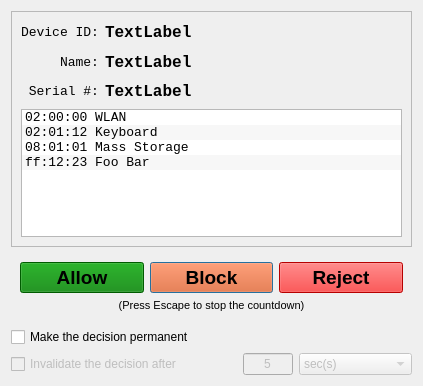
<?xml version="1.0" encoding="UTF-8"?>
<ui version="4.0">
 <class>DeviceDialog</class>
 <widget class="QDialog" name="DeviceDialog">
  <property name="geometry">
   <rect>
    <x>0</x>
    <y>0</y>
    <width>423</width>
    <height>386</height>
   </rect>
  </property>
  <property name="minimumSize">
   <size>
    <width>300</width>
    <height>300</height>
   </size>
  </property>
  <property name="windowTitle">
   <string>USBGuard Device Dialog</string>
  </property>
  <layout class="QGridLayout" name="gridLayout">
   <item row="0" column="0" colspan="4">
    <widget class="QFrame" name="frame">
     <property name="sizePolicy">
      <sizepolicy hsizetype="Expanding" vsizetype="MinimumExpanding">
       <horstretch>0</horstretch>
       <verstretch>0</verstretch>
      </sizepolicy>
     </property>
     <property name="font">
      <font>
       <family>Monospace</family>
       <pointsize>12</pointsize>
      </font>
     </property>
     <property name="frameShape">
      <enum>QFrame::StyledPanel</enum>
     </property>
     <property name="frameShadow">
      <enum>QFrame::Raised</enum>
     </property>
     <layout class="QGridLayout" name="gridLayout_3">
      <item row="1" column="0">
       <widget class="QLabel" name="label">
        <property name="font">
         <font>
          <pointsize>10</pointsize>
         </font>
        </property>
        <property name="text">
         <string>Name:</string>
        </property>
        <property name="alignment">
         <set>Qt::AlignRight|Qt::AlignTrailing|Qt::AlignVCenter</set>
        </property>
       </widget>
      </item>
      <item row="1" column="2">
       <spacer name="horizontalSpacer">
        <property name="orientation">
         <enum>Qt::Horizontal</enum>
        </property>
        <property name="sizeHint" stdset="0">
         <size>
          <width>40</width>
          <height>20</height>
         </size>
        </property>
       </spacer>
      </item>
      <item row="1" column="1">
       <widget class="QLabel" name="name_label">
        <property name="font">
         <font>
          <weight>75</weight>
          <bold>true</bold>
         </font>
        </property>
        <property name="text">
         <string>TextLabel</string>
        </property>
       </widget>
      </item>
      <item row="0" column="0">
       <widget class="QLabel" name="label_2">
        <property name="font">
         <font>
          <pointsize>10</pointsize>
         </font>
        </property>
        <property name="text">
         <string>Device ID:</string>
        </property>
        <property name="alignment">
         <set>Qt::AlignRight|Qt::AlignTrailing|Qt::AlignVCenter</set>
        </property>
       </widget>
      </item>
      <item row="2" column="0">
       <widget class="QLabel" name="label_3">
        <property name="font">
         <font>
          <pointsize>10</pointsize>
         </font>
        </property>
        <property name="text">
         <string>Serial #:</string>
        </property>
        <property name="alignment">
         <set>Qt::AlignRight|Qt::AlignTrailing|Qt::AlignVCenter</set>
        </property>
       </widget>
      </item>
      <item row="2" column="1">
       <widget class="QLabel" name="serial_label">
        <property name="font">
         <font>
          <weight>75</weight>
          <bold>true</bold>
         </font>
        </property>
        <property name="text">
         <string>TextLabel</string>
        </property>
       </widget>
      </item>
      <item row="0" column="1">
       <widget class="QLabel" name="deviceid_label">
        <property name="font">
         <font>
          <weight>75</weight>
          <bold>true</bold>
         </font>
        </property>
        <property name="text">
         <string>TextLabel</string>
        </property>
       </widget>
      </item>
      <item row="3" column="0" colspan="3">
       <widget class="QListWidget" name="interface_list">
        <property name="sizePolicy">
         <sizepolicy hsizetype="Expanding" vsizetype="Minimum">
          <horstretch>0</horstretch>
          <verstretch>0</verstretch>
         </sizepolicy>
        </property>
        <property name="maximumSize">
         <size>
          <width>16777215</width>
          <height>128</height>
         </size>
        </property>
        <property name="font">
         <font>
          <pointsize>10</pointsize>
         </font>
        </property>
        <property name="frameShape">
         <enum>QFrame::StyledPanel</enum>
        </property>
        <property name="editTriggers">
         <set>QAbstractItemView::DoubleClicked</set>
        </property>
        <property name="showDropIndicator" stdset="0">
         <bool>false</bool>
        </property>
        <property name="alternatingRowColors">
         <bool>true</bool>
        </property>
        <item>
         <property name="text">
          <string>02:00:00 WLAN</string>
         </property>
        </item>
        <item>
         <property name="text">
          <string>02:01:12 Keyboard</string>
         </property>
        </item>
        <item>
         <property name="text">
          <string>08:01:01 Mass Storage</string>
         </property>
        </item>
        <item>
         <property name="text">
          <string>ff:12:23 Foo Bar</string>
         </property>
        </item>
       </widget>
      </item>
     </layout>
    </widget>
   </item>
   <item row="2" column="0" colspan="3">
    <widget class="QCheckBox" name="permanent_checkbox">
     <property name="text">
      <string>Make the decision permanent</string>
     </property>
    </widget>
   </item>
   <item row="3" column="2">
    <widget class="QLineEdit" name="timeout_lineedit">
     <property name="enabled">
      <bool>false</bool>
     </property>
     <property name="sizePolicy">
      <sizepolicy hsizetype="Fixed" vsizetype="Minimum">
       <horstretch>0</horstretch>
       <verstretch>0</verstretch>
      </sizepolicy>
     </property>
     <property name="maximumSize">
      <size>
       <width>50</width>
       <height>16777215</height>
      </size>
     </property>
     <property name="text">
      <string>5</string>
     </property>
     <property name="alignment">
      <set>Qt::AlignCenter</set>
     </property>
    </widget>
   </item>
   <item row="3" column="3">
    <widget class="QComboBox" name="timeout_combobox">
     <property name="enabled">
      <bool>false</bool>
     </property>
     <property name="sizePolicy">
      <sizepolicy hsizetype="Preferred" vsizetype="Fixed">
       <horstretch>0</horstretch>
       <verstretch>0</verstretch>
      </sizepolicy>
     </property>
     <property name="currentIndex">
      <number>0</number>
     </property>
     <item>
      <property name="text">
       <string>sec(s)</string>
      </property>
     </item>
     <item>
      <property name="text">
       <string>min(s)</string>
      </property>
     </item>
     <item>
      <property name="text">
       <string>hour(s)</string>
      </property>
     </item>
     <item>
      <property name="text">
       <string>day(s)</string>
      </property>
     </item>
    </widget>
   </item>
   <item row="1" column="0" colspan="4">
    <widget class="QWidget" name="widget" native="true">
     <property name="sizePolicy">
      <sizepolicy hsizetype="MinimumExpanding" vsizetype="Minimum">
       <horstretch>0</horstretch>
       <verstretch>0</verstretch>
      </sizepolicy>
     </property>
     <layout class="QGridLayout" name="gridLayout_2">
      <item row="0" column="1">
       <widget class="QPushButton" name="block_button">
        <property name="sizePolicy">
         <sizepolicy hsizetype="Expanding" vsizetype="Fixed">
          <horstretch>0</horstretch>
          <verstretch>0</verstretch>
         </sizepolicy>
        </property>
        <property name="font">
         <font>
          <pointsize>14</pointsize>
          <weight>75</weight>
          <bold>true</bold>
         </font>
        </property>
        <property name="autoFillBackground">
         <bool>false</bool>
        </property>
        <property name="styleSheet">
         <string notr="true">background-color: rgb(255, 80, 0)
</string>
        </property>
        <property name="text">
         <string>Block</string>
        </property>
       </widget>
      </item>
      <item row="0" column="0">
       <widget class="QPushButton" name="allow_button">
        <property name="sizePolicy">
         <sizepolicy hsizetype="Expanding" vsizetype="Fixed">
          <horstretch>0</horstretch>
          <verstretch>0</verstretch>
         </sizepolicy>
        </property>
        <property name="font">
         <font>
          <pointsize>14</pointsize>
          <weight>75</weight>
          <bold>true</bold>
         </font>
        </property>
        <property name="styleSheet">
         <string notr="true">background-color: rgb(0, 128, 0)</string>
        </property>
        <property name="text">
         <string>Allow</string>
        </property>
       </widget>
      </item>
      <item row="0" column="2">
       <widget class="QPushButton" name="reject_button">
        <property name="sizePolicy">
         <sizepolicy hsizetype="Expanding" vsizetype="Fixed">
          <horstretch>0</horstretch>
          <verstretch>0</verstretch>
         </sizepolicy>
        </property>
        <property name="font">
         <font>
          <pointsize>14</pointsize>
          <weight>75</weight>
          <bold>true</bold>
         </font>
        </property>
        <property name="styleSheet">
         <string notr="true">background-color: rgb(255, 0, 0)</string>
        </property>
        <property name="text">
         <string>Reject</string>
        </property>
       </widget>
      </item>
      <item row="1" column="0" colspan="3">
       <widget class="QLabel" name="hint_label">
        <property name="font">
         <font>
          <pointsize>8</pointsize>
         </font>
        </property>
        <property name="text">
         <string>(Press Escape to stop the countdown)</string>
        </property>
        <property name="alignment">
         <set>Qt::AlignCenter</set>
        </property>
       </widget>
      </item>
     </layout>
     <zorder>allow_button</zorder>
     <zorder>reject_button</zorder>
     <zorder>block_button</zorder>
     <zorder>hint_label</zorder>
    </widget>
   </item>
   <item row="3" column="0" colspan="2">
    <widget class="QCheckBox" name="timeout_checkbox">
     <property name="enabled">
      <bool>false</bool>
     </property>
     <property name="text">
      <string>Invalidate the decision after</string>
     </property>
    </widget>
   </item>
  </layout>
 </widget>
 <resources/>
 <connections/>
</ui>
